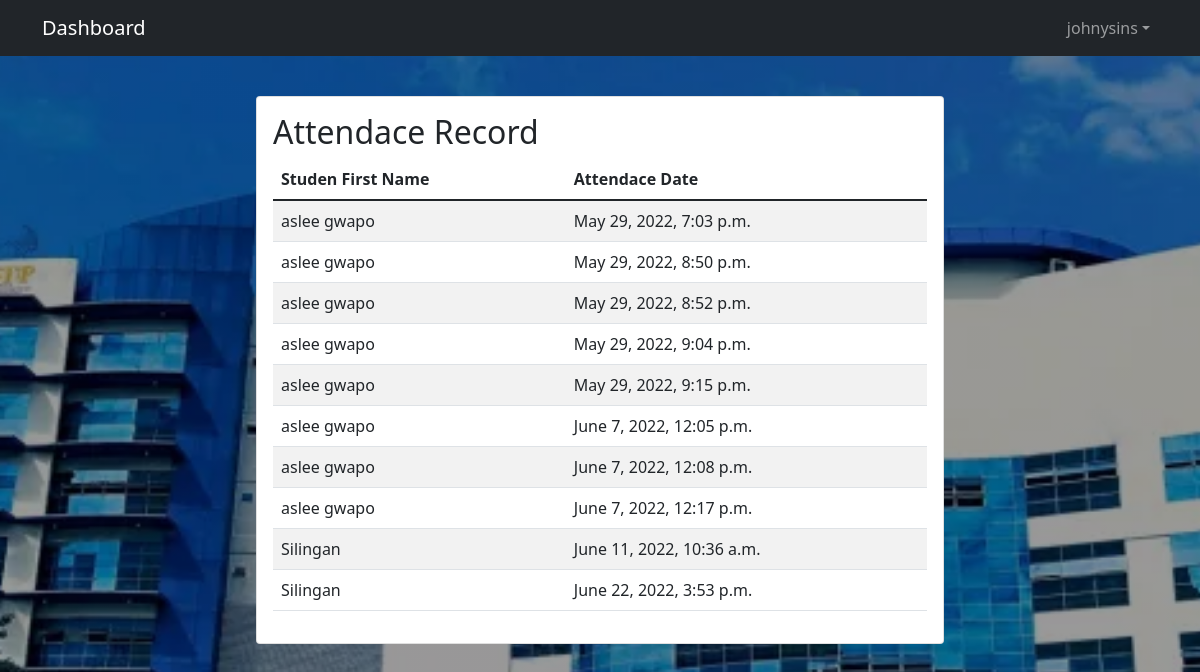
The page /records/ (signed in) on the database its author committed.
### base/models.py (models this page shows)
class Attendace(models.Model):
    teacheroperate=models.ForeignKey(User,on_delete=models.CASCADE)
    student=models.ForeignKey(Student,on_delete=models.CASCADE)
    attendancecreated=models.DateTimeField(auto_now_add=True)

class Student(models.Model):
    Lecturer=models.ForeignKey(User,on_delete=models.CASCADE)
    studentid=models.IntegerField()
    firstname=models.CharField(max_length=200)
    lastname=models.CharField(max_length=200)
    ustatus=models.CharField(max_length=200)
    mobilenum=models.IntegerField()
    def __str__(self):
        return self.firstname

### base/views.py (the view)
# urls.py: path('records/', views.records,name="records"),
@login_required(login_url='loginpage')
def records(request):
    cuser=Attendace.objects.filter(teacheroperate=request.user)
    context={'obj2':cuser}
    return render(request,"base/records.html",context)

### base/templates/base/records.html
{% extends 'main.html' %}
{% block content %}
<div class="container mt-10">
    <div class="row pt-3">
        <div class="col-sm-2"></div>
        <div class="col-sm-8 ">
            <div class="card m-4">
                <div class="card-body">
                    <h2>Attendace Record</h2>
                    <table class="table table-striped" style="overflow-x: scroll;">
                        <thead>
                        <tr>
                            <th>Studen First Name</th>
                            <th>Attendace Date</th>
                        </tr>
                        </thead>
                        <tbody>
                        {% for x in obj2 %}
                        <tr>
                            <td>{{ x.student }}</td>
                            <td>{{ x.attendancecreated }}</td>
                        </tr>
                            {% endfor %}
                        </tbody>
                    </table>
                </div>
            </div>
        </div>
        <div class="col-sm-2">
        </div>
    </div>
</div>
{% endblock content %}

### templates/main.html (shortened to what this page needs)
{% load static %}
<!DOCTYPE html>
<html lang="en">
<head>
  <link href="{% static 'css/mystyle.css' %}" rel="stylesheet">
  <link href="https://cdn.jsdelivr.net/npm/bootstrap@5.1.3/dist/css/bootstrap.min.css" rel="stylesheet">
</head>
<body style="background: linear-gradient( rgba(0, 0, 0, 0.4), rgba(0, 0, 0, 0.4) ), url('{% static 'image/bg.webp' %}');background-size: cover;background-repeat: no--repeat;background-attachment: fixed;background-position: center;">
  {% include 'navbar.html' %}
  {% block content %}
  {% endblock content %}
</body>
</html>

### templates/navbar.html (shortened to what this page needs)
<nav class="navbar navbar-expand-sm bg-dark navbar-dark justify-content-end">
    <div class="container">
      {% if request.user.is_authenticated %}
      <a class="navbar-brand" href="{% url 'home' %}">Dashboard</a>
      {% else %}
      <a class="navbar-brand" href="#">User Authentication</a>
      {% endif %}
      <div class="collapse navbar-collapse" id="collapsibleNavbar">
        {% if request.user.is_authenticated %}
        <ul class="navbar-nav ms-auto">
          <li class="nav-item dropdown">
            <a class="nav-link dropdown-toggle" href="#" role="button" data-bs-toggle="dropdown">{{ request.user }}</a>
          </li>
        </ul>
        {% endif %}
      </div>
    </div>
  </nav>

### static/css/mystyle.css (style rules this page uses)
body { margin:0px; padding:0px; width: 100%; }

### rows shown on the page
Attendace: student "aslee gwapo", attendancecreated "May 29, 2022, 7:03 p.m."
Attendace: student "aslee gwapo", attendancecreated "May 29, 2022, 8:50 p.m."
Attendace: student "aslee gwapo", attendancecreated "May 29, 2022, 8:52 p.m."
Attendace: student "aslee gwapo", attendancecreated "May 29, 2022, 9:04 p.m."
Attendace: student "aslee gwapo", attendancecreated "May 29, 2022, 9:15 p.m."
Attendace: student "aslee gwapo", attendancecreated "June 7, 2022, 12:05 p.m."
Attendace: student "aslee gwapo", attendancecreated "June 7, 2022, 12:08 p.m."
Attendace: student "aslee gwapo", attendancecreated "June 7, 2022, 12:17 p.m."
Attendace: student "Silingan", attendancecreated "June 11, 2022, 10:36 a.m."
Attendace: student "Silingan", attendancecreated "June 22, 2022, 3:53 p.m."

### other values the page prints
{{ request.user }} "johnysins"
